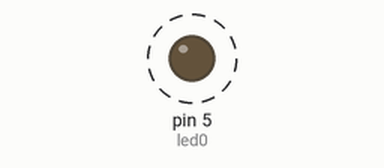
Recording of a sketch running on a simulated Arduino Uno, built with avr-gcc and run on an emulated ATmega328P. Shown: output pins drawn as LEDs (lit = HIGH). Dashed ring = blinking. What the sketch prints to the serial monitor is not drawn.

Above: at 0.2 s.
Timing chart, 0 to 3.0 s (numbered marks = the images above):
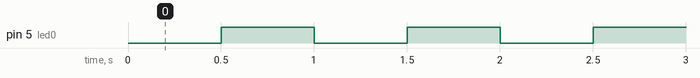

The sketch:

EXERCICI_7.0.ino
```cpp
/**********************************************************************************
**                                                                               **
**                                                                               **
**                                    30 LEDS                                    **
**                                                                               **
**                                                                               **
**********************************************************************************/

//********** Includes *************************************************************

//********** Variables ************************************************************

const int led0=5;            // donar nom al pin 5 de l’Arduino
unsigned long TEMPS = 500;   // es queden leds 500ms encesos
int a = 0, b = 30;

void setup()
{
  pinMode(led0, OUTPUT);     // definir el pin 5 com una sortida
}

void loop()
{
  Serial.begin(9600);
  Serial.println(a=a+1);

  if (a<=b)
{
  digitalWrite(led0, LOW);  // posar a 5V el pin 5
  delay(TEMPS);             // es queden leds 500ms encesos
  digitalWrite(led0, HIGH); // posar a 5V el pin 5
  delay(TEMPS);             // es queden leds 500ms encesos
}
    else
{
  digitalWrite(led0, LOW);  // posar a 5V el pin 5
  delay(TEMPS);             // es queden leds 500ms encesos
 }
}
//********** FUNCIONS *************************************************************
```

Measured:
- by itself, pin 5 (led0): alternates HIGH for 0.50 s and LOW for 0.50 s, 60 changes in all, then stays LOW
